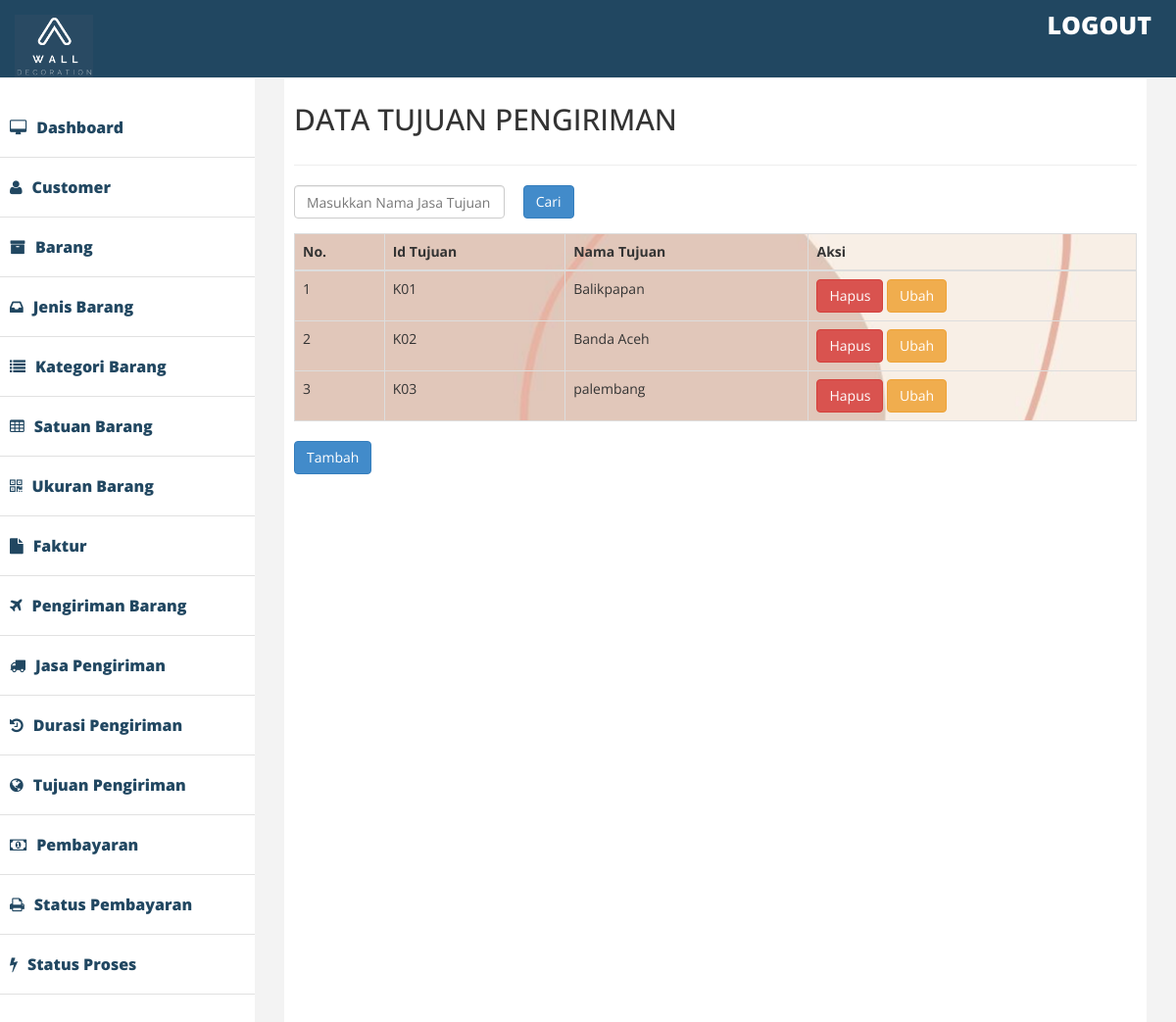
The app's page /admin/index2.php?halaman=tujuankirim2 with its own data.
### tables this page shows
CREATE TABLE `tujuan_kirim` (
  `id_tujuan` varchar(11) NOT NULL,
  `nama_tujuan` varchar(11) NOT NULL
);

### admin/tujuankirim2.php (the view, shortened to what this page needs)
<div class="row">
    <div class="col-lg-12">
        <h2>DATA TUJUAN PENGIRIMAN</h2>
</div>
    </div>
<hr />
<form class="form-horizontal" role="search" method="post" action="index2.php?halaman=pencariantujuankirim2">
		<div class="col-md-3">
		<div class="form-group">
				<input type="text" class="form-control" name="keyword" placeholder="Masukkan Nama Jasa Tujuan" autofocus autocomplete="off">
			</div>
		</div>
		<div class="col-md-2">
			<button class="btn btn-primary" name="cari">Cari</button>
		</div>
</form>
<table class="table table-bordered"background="img.jpg">
	<thead>
		<tr>
			<th> No. </th>
			<th> Id Tujuan </th>
			<th> Nama Tujuan </th>
			<th> Aksi </th>
		</tr>
	</thead>
	<tbody>
		<?php $nomor=1;?>
		<?php $ambil=$koneksi->query("SELECT*FROM tujuan_kirim ");?>
		<?php while($pecah=$ambil->fetch_assoc()){?>
		<tr>
			<td><?php echo $nomor; ?></td>
			<td> <?php echo $pecah['id_tujuan']; ?></td>
			<td> <?php echo $pecah['nama_tujuan']; ?></td>
			<td>
				<a href="index2.php?halaman=hapustujuankirim2&id=<?php echo $pecah['id_tujuan'];?> " class="btn-danger btn" >Hapus</a>
				<a href="index2.php?halaman=ubahtujuankirim2&id=<?php echo $pecah['id_tujuan'];?>" class="btn btn-warning"> Ubah </a>
			</td>
		</tr>
		<?php $nomor++; ?>
		<?php } ?>
	</tbody>
</table>
<a href=" index2.php?halaman=tambahtujuankirim2" class ="btn btn-primary"> Tambah </a>

### admin/assets/css/custom.css (style rules this page uses)
body { font-family: 'Open Sans', sans-serif; line-height:30px; }

### records on screen
tujuan_kirim: id_tujuan "K01", nama_tujuan "Balikpapan"
tujuan_kirim: id_tujuan "K02", nama_tujuan "Banda Aceh"
tujuan_kirim: id_tujuan "K03", nama_tujuan "palembang"
